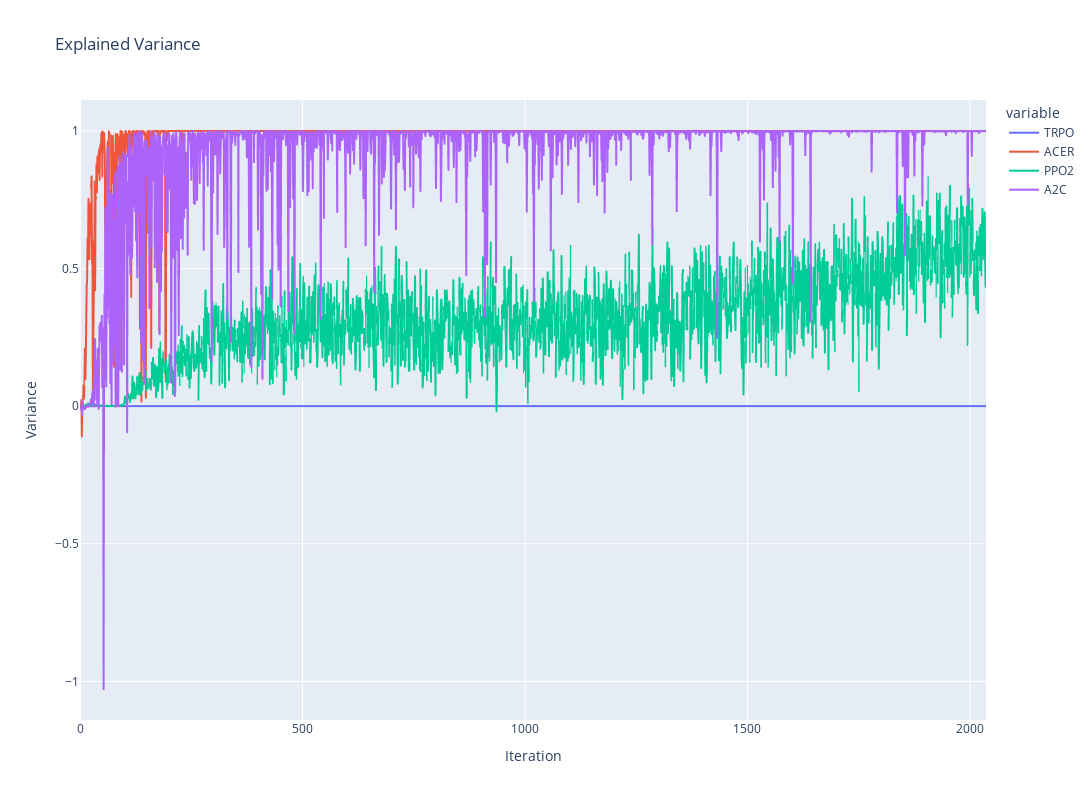

Source (notebook cell):
### Markdown cell above
## Graphics

### Code cell
fig = px.line(explained_variance[['TRPO','ACER','PPO2','A2C']], title='Explained Variance')
fig.update_xaxes(title_text='Iteration')
fig.update_yaxes(title_text='Variance')

fig.update_layout(
    autosize=False,
    width=1600,
    height=800,)

fig.show()

### Figure 1 — Plotly figure (JSON) as saved in the notebook; plotly's stock layout.template omitted (floating-point values rounded to 4 significant figures; data arrays with more than 128 entries replaced by an {"elided": "..."} marker saying what was removed)
{"data": [{"hovertemplate": "variable=TRPO<br>index=%{x}<br>value=%{y}<extra></extra>", "legendgroup": "TRPO", "line": {"color": "#636efa", "dash": "solid"}, "marker": {"symbol": "circle"}, "mode": "lines", "name": "TRPO", "showlegend": true, "type": "scattergl", "x": {"elided": "2037 int values"}, "xaxis": "x", "y": {"elided": "2037 float values"}, "yaxis": "y"}, {"hovertemplate": "variable=ACER<br>index=%{x}<br>value=%{y}<extra></extra>", "legendgroup": "ACER", "line": {"color": "#EF553B", "dash": "solid"}, "marker": {"symbol": "circle"}, "mode": "lines", "name": "ACER", "showlegend": true, "type": "scattergl", "x": {"elided": "2037 int values"}, "xaxis": "x", "y": {"elided": "2037 float values"}, "yaxis": "y"}, {"hovertemplate": "variable=PPO2<br>index=%{x}<br>value=%{y}<extra></extra>", "legendgroup": "PPO2", "line": {"color": "#00cc96", "dash": "solid"}, "marker": {"symbol": "circle"}, "mode": "lines", "name": "PPO2", "showlegend": true, "type": "scattergl", "x": {"elided": "2037 int values"}, "xaxis": "x", "y": {"elided": "2037 float values"}, "yaxis": "y"}, {"hovertemplate": "variable=A2C<br>index=%{x}<br>value=%{y}<extra></extra>", "legendgroup": "A2C", "line": {"color": "#ab63fa", "dash": "solid"}, "marker": {"symbol": "circle"}, "mode": "lines", "name": "A2C", "showlegend": true, "type": "scattergl", "x": {"elided": "2037 int values"}, "xaxis": "x", "y": {"elided": "2037 float values"}, "yaxis": "y"}], "layout": {"autosize": false, "height": 800, "legend": {"title": {"text": "variable"}, "tracegroupgap": 0}, "title": {"text": "Explained Variance"}, "width": 1600, "xaxis": {"anchor": "y", "domain": [0, 1], "title": {"text": "Iteration"}}, "yaxis": {"anchor": "x", "domain": [0, 1], "title": {"text": "Variance"}}}}
